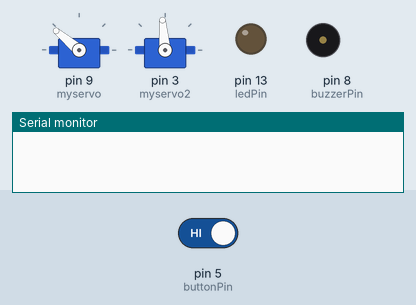
Bench run of a sketch on a simulated Arduino Uno, built with avr-gcc and run on an emulated ATmega328P. Parts: 2 × servo, output pins drawn as LEDs (lit = HIGH), buzzer (waves = sounding), the last lines printed to the serial monitor. The inputs (shaded band) are chosen by the test bench; at power-on: pin 5 (buttonPin) HIGH. Random numbers use the default seed unless the sketch sets one.

Above: at 0.1 s.
At 8.3 s:
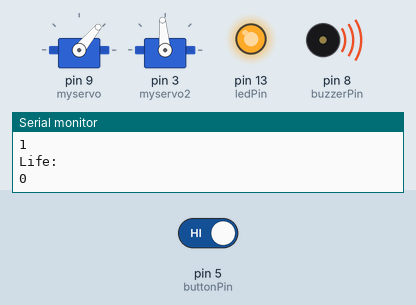
8.4 s: pin 5 (buttonPin) driven LOW
At 12.5 s:
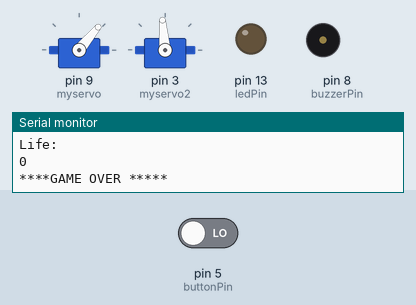
Timing chart, 0 to 47.2 s (numbered marks = the images above; inputs shaded):
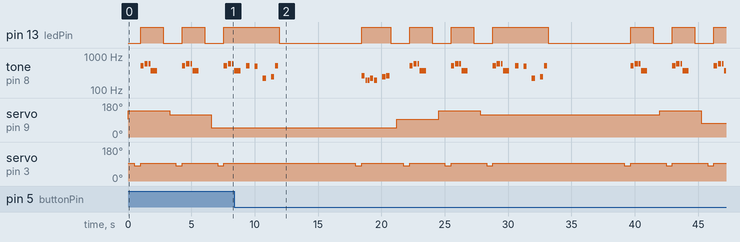

Measured:
- by itself, tone on pin 8 (buzzerPin): plays 523 Hz for 0.25 s, 494 Hz for 0.25 s, 220 Hz for 0.25 s, 247 Hz for 0.25 s, 523 Hz for 0.25 s, 262 Hz for 0.25 s … (41 notes in this stretch)

The sketch:

WackaMoleNoLvL.ino
```cpp
/* Sweep
Wack A Mole 1-D
*/

/**** Header File Include ****/
#include "pitches.h"
#include <Servo.h>
/** Variable Initialization *******/
// create servo object to control a servo
Servo myservo;
Servo myservo2;


// notes in the melody:
int melody1[] = {
  NOTE_C4, NOTE_G3, NOTE_G3, NOTE_A3, NOTE_G3, 0, NOTE_B3, NOTE_C4
};

// note durations: 4 = quarter note, 8 = eighth note, etc.:
int noteDurations1[] = {
  4, 8, 8, 4, 4, 4, 4, 4
};

int melody2[] = {
  NOTE_C5, NOTE_D5, NOTE_D5, NOTE_FS4, 0, 0, 0, 0
};

// note durations: 4 = quarter note, 8 = eighth note, etc.:
int noteDurations2[] = {
  4, 4, 8, 2, 16, 16, 16, 16
};


int melody3[] = {
  NOTE_C5, 0, NOTE_B4,0, NOTE_A3, 0,NOTE_B3, NOTE_C5
};
// note durations: 4 = quarter note, 8 = eighth note, etc.:
int gameoverDurations[] = {
  4,4, 4, 4, 4, 4, 4,4
};


// Motor Positon for Horizontal and Vertical Motor
int pos = 90;
int pos1 = 130;

/*
// Reset Motor Positions
myservo.write(pos);
myservo2.write(pos1);
*/
// Variables used in the Game section
int Point = 0;  // Points scored
int NextLevel = 0; // Levels Reached
static int interval = 0; // By how much should the spead increase

const int  Mole_pos[] = {50,72,95,117,140}; // Fixed Horizontal Angles where the Moles can be seen


/**** Initilizing the Pins on the board ******/
const int buttonPin = 5;     // the number of the pushbutton pin
const int ledPin =  13;      // the number of the LED pin
const int buzzerPin = 8;   //  buzzer on Pin 8
const int Winpoint = 5;    // Points to wind a level.
int Life     = 3;
boolean buttonState;         // variable for reading the pushbutton status
boolean Flag_show = 0;


int GameOver = 0; // Flag for indication

/******** Variables for Random variables ******/
int randIndex,randIndex1;
int delay_time = 500;


boolean button_was_pressed; // previous state


void setup() {
  myservo.attach(9);  // attaches the servo on pin 9 to the servo object -> Horizontal movement
  myservo.write(95);  // Initializing the position of horizontal servo

  myservo2.attach(3);  // attaches the servo2 on pin 3 to the servo object -> Vertical movement
  myservo2.write(95);  // Initializing the position of vertical servo


  // initialize the LED pin as an output:
  pinMode(ledPin, OUTPUT);
  // initialize the pushbutton pin as an input:
  pinMode(buttonPin, INPUT);
  digitalWrite(buttonPin, HIGH); // connect internal pull-up
  Serial.begin(9600); // begin communication
  button_was_pressed = false;
  //
  pinMode(buzzerPin, OUTPUT);
}

/**** Functon to get the status of the Button */
boolean handle_button()
{
  boolean event;
  int button_now_pressed = !digitalRead(buttonPin); // pin low -> pressed

  event = button_now_pressed && !button_was_pressed;
  button_was_pressed = button_now_pressed;
  return event;
}

/**** Functon for happy tone */
void WinTone()
{
  digitalWrite(ledPin, HIGH);
  for (int thisNote = 0; thisNote < 8; thisNote++) {

    // to calculate the note duration, take one second
    // divided by the note type.
    //e.g. quarter note = 1000 / 4, eighth note = 1000/8, etc.
    int noteDuration = 1000 / noteDurations1[thisNote];
    tone(buzzerPin, melody1[thisNote], noteDuration);

    // to distinguish the notes, set a minimum time between them.
    // the note's duration + 30% seems to work well:
    int pauseBetweenNotes = noteDuration * 1.30;
    delay(pauseBetweenNotes);
    // stop the tone playing:
    noTone(buzzerPin);

  }
  digitalWrite(ledPin, LOW);
}
 /**** Functon for disappointed tone */
void LooseTone()
{
  digitalWrite(ledPin, HIGH);
  for (int thisNote = 0; thisNote < 8; thisNote++) {

    // to calculate the note duration, take one second
    // divided by the note type.
    //e.g. quarter note = 1000 / 4, eighth note = 1000/8, etc.
    int noteDuration = 1000 / noteDurations2[thisNote];
    tone(buzzerPin, melody2[thisNote], noteDuration);
    digitalWrite(ledPin, HIGH);
    // to distinguish the notes, set a minimum time between them.
    // the note's duration + 30% seems to work well:
    int pauseBetweenNotes = noteDuration * 1.30;
    delay(pauseBetweenNotes);
    digitalWrite(ledPin, LOW);
    // stop the tone playing:
    noTone(buzzerPin);
  }
  digitalWrite(ledPin, LOW);
}

void GameOverTone()
{
  digitalWrite(ledPin, HIGH);
  for (int thisNote = 0; thisNote < 8; thisNote++) {

    // to calculate the note duration, take one second
    // divided by the note type.
    //e.g. quarter note = 1000 / 4, eighth note = 1000/8, etc.
    int noteDuration = 1000 / gameoverDurations[thisNote];
    tone(buzzerPin, melody3[thisNote], noteDuration);
    digitalWrite(ledPin, HIGH);
    // to distinguish the notes, set a minimum time between them.
    // the note's duration + 30% seems to work well:
    int pauseBetweenNotes = noteDuration * 1.30;
    delay(pauseBetweenNotes);
    digitalWrite(ledPin, LOW);
    // stop the tone playing:
    noTone(buzzerPin);
  }
  digitalWrite(ledPin, LOW);
}


void vertical(int delay_time)
{
   //Flag_show == 1;
   myservo2.write(80);
   delay(delay_time);
   myservo2.write(95);

}

void game_over(void)
{
  GameOverTone();
  Serial.print("\n****GAME OVER *****\n");
  Point = 0;
  GameOver = 0;
  NextLevel = 0;
  Flag_show = 0;
  Life     = 3;
  delay(5000);
}


void loop()
{

     if(!GameOver) // If Game is not over
     {
         /*** Move the Mole randomly to one of the holes ****/
         randIndex = random(0,5);
         //Serial.print("\nrandIndex:\n");
         //Serial.println(randIndex);
         myservo.write(Mole_pos[randIndex]);
         randIndex1 = random(1,8);
         if(randIndex1 == 2 || randIndex1 == 4)
         {
              Flag_show = 1;
              delay(500);
              vertical(delay_time);  // Show the

              /******** Game Rule *****************/
              buttonState = handle_button();
              if(buttonState == HIGH && Flag_show == 1)
              {
                Point = Point + 1;
                WinTone();
                //Flag_show = 0;
                Serial.print("\nPoint:\n");
                Serial.println(Point);
              }
              else if(buttonState == LOW && Flag_show == 1)
              {
                Life = Life-1;  // You have 3 Lifes
                Serial.print("\nLife:\n");
                Serial.println(Life);
                LooseTone();
                if(Life == 0)
                {
                  game_over();
                  //GameOverTone();
                }
              }
              delay(500);
              Flag_show = 0;
              /********** Game Rule ****************/

         }
         /************Game Rule***************/
         // buttonState = handle_button();
         //Serial.print("\nbuttonState:\n");
         //Serial.println(buttonState);
         /*if(buttonState == HIGH && Flag_show == 1)
         {
            Point = Point + 1;
            WinTone();
            Flag_show = 0;

         }
         else if(buttonState == LOW && Flag_show == 1)
         {
                Life = Life-1;  // You have 3 Lifes
                LooseTone();
                if(Life <= 0)
                {
                  game_over();
                  GameOverTone();
                }
         }
        {
          GameOver = 1;
          Point = 0;
        }
        else if (Point == Winpoint)
        {
           NextLevel = 1;
        }

         }
         if(Point == 5)
         {
           LooseTone();

         }
         }
         /*
         else
         {
                Life = Life-1;  // You have 3 Lifes
                LooseTone();

         }
         if (NextLevel)
         {
            delay_time = delay_time - 100;
         }


        }
        // If the player has reached the winning point the game is paused
        if((Point > Winpoint) || (Life <= 0))
        {
          GameOver = 1;
          Point = 0;
        }
        else if (Point == Winpoint)
        {
           NextLevel = 1;
        }*/
     }
}
```

pitches.h
```cpp
/*************************************************
 * Public Constants
 *************************************************/

#define NOTE_B0  31
#define NOTE_C1  33
#define NOTE_CS1 35
#define NOTE_D1  37
#define NOTE_DS1 39
#define NOTE_E1  41
#define NOTE_F1  44
#define NOTE_FS1 46
#define NOTE_G1  49
#define NOTE_GS1 52
#define NOTE_A1  55
#define NOTE_AS1 58
#define NOTE_B1  62
#define NOTE_C2  65
#define NOTE_CS2 69
#define NOTE_D2  73
#define NOTE_DS2 78
#define NOTE_E2  82
#define NOTE_F2  87
#define NOTE_FS2 93
#define NOTE_G2  98
#define NOTE_GS2 104
#define NOTE_A2  110
#define NOTE_AS2 117
#define NOTE_B2  123
#define NOTE_C3  131
#define NOTE_CS3 139
#define NOTE_D3  147
#define NOTE_DS3 156
#define NOTE_E3  165
#define NOTE_F3  175
#define NOTE_FS3 185
#define NOTE_G3  196
#define NOTE_GS3 208
#define NOTE_A3  220
#define NOTE_AS3 233
#define NOTE_B3  247
#define NOTE_C4  262
#define NOTE_CS4 277
#define NOTE_D4  294
#define NOTE_DS4 311
#define NOTE_E4  330
#define NOTE_F4  349
#define NOTE_FS4 370
#define NOTE_G4  392
#define NOTE_GS4 415
#define NOTE_A4  440
#define NOTE_AS4 466
#define NOTE_B4  494
#define NOTE_C5  523
#define NOTE_CS5 554
#define NOTE_D5  587
#define NOTE_DS5 622
#define NOTE_E5  659
#define NOTE_F5  698
#define NOTE_FS5 740
#define NOTE_G5  784
#define NOTE_GS5 831
#define NOTE_A5  880
#define NOTE_AS5 932
#define NOTE_B5  988
#define NOTE_C6  1047
#define NOTE_CS6 1109
#define NOTE_D6  1175
#define NOTE_DS6 1245
#define NOTE_E6  1319
#define NOTE_F6  1397
#define NOTE_FS6 1480
#define NOTE_G6  1568
#define NOTE_GS6 1661
#define NOTE_A6  1760
#define NOTE_AS6 1865
#define NOTE_B6  1976
#define NOTE_C7  2093
#define NOTE_CS7 2217
#define NOTE_D7  2349
#define NOTE_DS7 2489
#define NOTE_E7  2637
#define NOTE_F7  2794
#define NOTE_FS7 2960
#define NOTE_G7  3136
#define NOTE_GS7 3322
#define NOTE_A7  3520
#define NOTE_AS7 3729
#define NOTE_B7  3951
#define NOTE_C8  4186
#define NOTE_CS8 4435
#define NOTE_D8  4699
#define NOTE_DS8 4978
```
